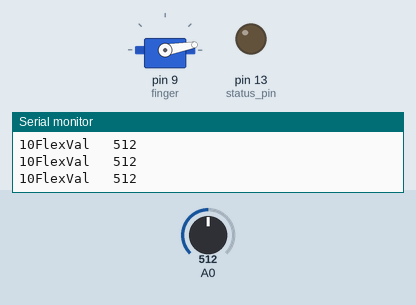
This sketch was run on a simulated Arduino Uno, built with avr-gcc and run on an emulated ATmega328P. Shown: servo, output pins drawn as LEDs (lit = HIGH), the last lines printed to the serial monitor. The inputs (shaded band) are chosen by the test bench; at power-on: A0 = 512.

Above: at 2.2 s.
2.3 s: A0 set to 716
At 3.6 s:
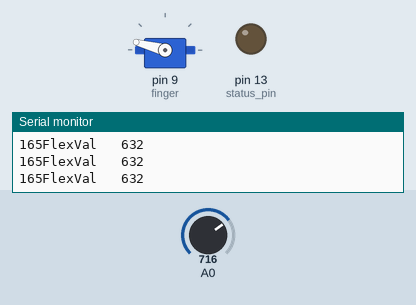
4.0 s: A0 set to 511
At 4.08 s:
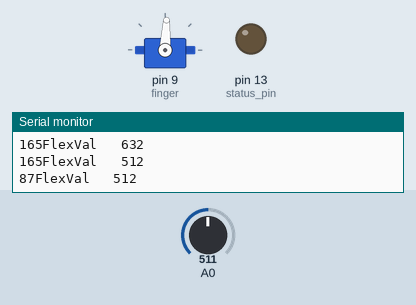
7.0 s: A0 set to 900
At 8.4 s:
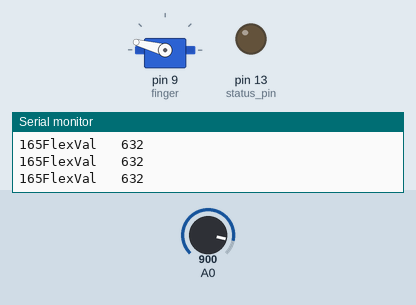
Timing chart, 0 to 10.0 s (numbered marks = the images above; inputs shaded):
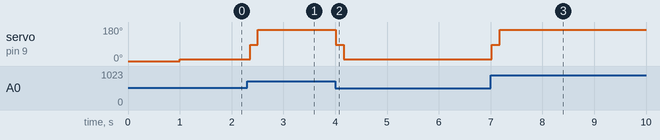

Measured:
- after the input at 2.3 s, servo on pin 9 (finger): 10° → 87° after 0.06 s, → 165° 0.15 s later
- after the input at 4.0 s, servo on pin 9 (finger): 165° → 87° at once, → 10° 0.15 s later
- after the input at 7.0 s, servo on pin 9 (finger): 10° → 87° at once, → 165° 0.15 s later

The sketch:

flexServo.ino
```cpp
#include<Servo.h>

Servo finger;
int anglePrev = 10;
int initialVal = 0;

void setup() {
 Serial.begin(9600);
 pinMode(14,INPUT);
 pinMode(13,OUTPUT); //status pin
 finger.attach(9);
 finger.write(0);
 delay(1000);
 initialVal = analogRead(14);
}

void loop() {
  int flexVal = analogRead(14);
  flexVal = constrain(flexVal,initialVal,initialVal+120);
  Serial.print("FlexVal \t");
  Serial.println(flexVal);
  int angle = map(flexVal,initialVal,initialVal+120,10,165);
  int angleAvg = (angle+anglePrev)/2;
  Serial.print(angleAvg);
  finger.write(angleAvg);
  delay(150);
  anglePrev= angle;

}
```
